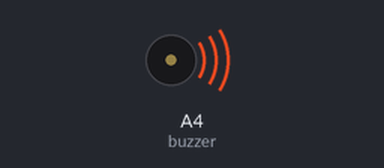
The sketch below on a simulated Arduino Uno, built with avr-gcc and run on an emulated ATmega328P. On the bench: buzzer (waves = sounding).

Above: at 0.1 s.
At 70.7 s:
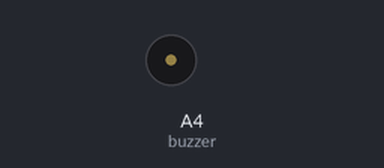
Timing chart, 0 to 72.2 s (numbered marks = the images above):
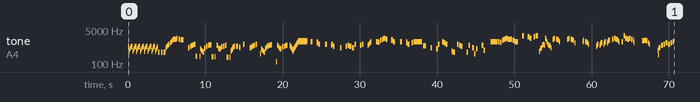

The sketch:

Chapter_of_a_New_Era.ino
```cpp
// GENSHIN IMPACT 雲堇 角色演示 OST "快意新詞" / Yun Jin's Character Demo OST "Chapter of a New Era"

#include <avr/pgmspace.h>

#define NOTE_B0  31
#define NOTE_C1  33
#define NOTE_CS1 35
#define NOTE_D1  37
#define NOTE_DS1 39
#define NOTE_E1  41
#define NOTE_F1  44
#define NOTE_FS1 46
#define NOTE_G1  49
#define NOTE_GS1 52
#define NOTE_A1  55
#define NOTE_AS1 58
#define NOTE_B1  62
#define NOTE_C2  65
#define NOTE_CS2 69
#define NOTE_D2  73
#define NOTE_DS2 78
#define NOTE_E2  82
#define NOTE_F2  87
#define NOTE_FS2 93
#define NOTE_G2  98
#define NOTE_GS2 104
#define NOTE_A2  110
#define NOTE_AS2 117
#define NOTE_B2  123
#define NOTE_C3  131
#define NOTE_CS3 139
#define NOTE_D3  147
#define NOTE_DS3 156
#define NOTE_E3  165
#define NOTE_F3  175
#define NOTE_FS3 185
#define NOTE_G3  196
#define NOTE_GS3 208
#define NOTE_A3  220
#define NOTE_AS3 233
#define NOTE_B3  247
#define NOTE_C4  262
#define NOTE_CS4 277
#define NOTE_D4  294
#define NOTE_DS4 311
#define NOTE_E4  330
#define NOTE_F4  349
#define NOTE_FS4 370
#define NOTE_G4  392
#define NOTE_GS4 415
#define NOTE_A4  440
#define NOTE_AS4 466
#define NOTE_B4  494
#define NOTE_C5  523
#define NOTE_CS5 554
#define NOTE_D5  587
#define NOTE_DS5 622
#define NOTE_E5  659
#define NOTE_F5  698
#define NOTE_FS5 740
#define NOTE_G5  784
#define NOTE_GS5 831
#define NOTE_A5  880
#define NOTE_AS5 932
#define NOTE_B5  988
#define NOTE_C6  1047
#define NOTE_CS6 1109
#define NOTE_D6  1175
#define NOTE_DS6 1245
#define NOTE_E6  1319
#define NOTE_F6  1397
#define NOTE_FS6 1480
#define NOTE_G6  1568
#define NOTE_GS6 1661
#define NOTE_A6  1760
#define NOTE_AS6 1865
#define NOTE_B6  1976
#define NOTE_C7  2093
#define NOTE_CS7 2217
#define NOTE_D7  2349
#define NOTE_DS7 2489
#define NOTE_E7  2637
#define NOTE_F7  2794
#define NOTE_FS7 2960
#define NOTE_G7  3136
#define NOTE_GS7 3322
#define NOTE_A7  3520
#define NOTE_AS7 3729
#define NOTE_B7  3951
#define NOTE_C8  4186
#define NOTE_CS8 4435
#define NOTE_D8  4699
#define NOTE_DS8 4978
#define NOTE_E8  5274
#define NOTE_F8  5588
#define NOTE_FS8 5920
#define NOTE_G8  6272
#define NOTE_GS8 6645
#define NOTE_A8  7074
#define NOTE_AS8 7459
#define NOTE_B8  7902
#define REST 0

int tempo = 61;
int buzzer = A4;

const int melody[] PROGMEM = {
 NOTE_G5,32,NOTE_A4,32,NOTE_D5,32,NOTE_FS5,32,NOTE_G5,32,NOTE_A4,32,NOTE_D5,32,NOTE_FS5,32,NOTE_G5,32,NOTE_A4,32,NOTE_D5,32,NOTE_FS5,32,NOTE_G5,32,NOTE_A4,32,NOTE_D5,32,NOTE_FS5,32,
 NOTE_G5,32,NOTE_A4,32,NOTE_D5,32,NOTE_FS5,32,NOTE_G5,32,NOTE_A4,32,NOTE_D5,32,NOTE_FS5,32,NOTE_G5,32,NOTE_A4,32,NOTE_D5,32,NOTE_FS5,32,NOTE_G5,32,NOTE_A4,32,NOTE_D5,32,NOTE_FS5,32,
 NOTE_G4,16,REST,32,NOTE_G4,16,REST,32,NOTE_G4,16,NOTE_E5,32,NOTE_G5,32,NOTE_A5,32,NOTE_B5,32,REST,32,
 NOTE_D6,32,NOTE_E6,32,NOTE_G6,32,NOTE_A6,12,NOTE_A6,32,NOTE_B6,32,REST,32,NOTE_A6,16,NOTE_GS6,8,REST,8,
 NOTE_E5,16,NOTE_G5,16,NOTE_A5,16,NOTE_B5,16,NOTE_B3,16,REST,16,NOTE_B3,32,NOTE_D5,32,NOTE_B4,32,NOTE_A4,32,NOTE_G4,32,NOTE_DS5,16,NOTE_G5,16,NOTE_A5,16,NOTE_AS5,16,
 NOTE_AS3,16,REST,32,NOTE_AS3,32,REST,32,NOTE_A5,32,NOTE_A5,32,NOTE_DS5,32,NOTE_D5,16,NOTE_FS5,16,NOTE_G5,16,NOTE_A5,16,NOTE_A3,16,REST,32,NOTE_A3,32,
 NOTE_A4,64,NOTE_B4,64,NOTE_C5,64,NOTE_D5,64,NOTE_E5,64,NOTE_FS5,64,NOTE_G5,16,REST,32,NOTE_G5,16,REST,32,
 NOTE_F5,16,REST,16,NOTE_B5,16,REST,6,NOTE_E5,16,NOTE_G5,16,NOTE_A5,16,NOTE_B5,16,REST,16,REST,32,NOTE_E4,32,NOTE_D5,32,NOTE_B4,32,NOTE_A4,32,NOTE_G4,32,
 NOTE_DS5,16,NOTE_G5,16,NOTE_A5,16,NOTE_AS5,16,REST,8,NOTE_C3,32,NOTE_A5,32,NOTE_G5,32,NOTE_DS5,32,NOTE_D5,16,NOTE_FS5,16,NOTE_G5,16,NOTE_A5,16,REST,16,
 NOTE_A5,64,NOTE_G5,64,NOTE_F5,64,NOTE_E5,64,NOTE_D5,64,NOTE_C5,64,NOTE_B4,96,NOTE_A4,96,NOTE_B4,96,
 NOTE_C5,64,NOTE_D5,64,NOTE_E5,64,NOTE_F5,64,NOTE_G5,64,NOTE_A5,64,NOTE_B5,64,NOTE_C6,64,NOTE_D6,64,
 NOTE_E6,64,NOTE_FS6,64,NOTE_E6,64,NOTE_FS6,64,NOTE_E6,64,NOTE_FS6,64,NOTE_E6,64,NOTE_FS6,64,NOTE_E6,64,NOTE_FS6,64,NOTE_E6,64,NOTE_FS6,64,NOTE_E6,64,NOTE_FS6,64,
 NOTE_E6,64,NOTE_FS6,64,NOTE_E6,64,NOTE_FS6,64,NOTE_E6,64,NOTE_FS6,64,REST,8,NOTE_E6,16,REST,8,NOTE_D6,64,NOTE_E6,64,NOTE_D6,32,NOTE_B5,16,REST,6,NOTE_B5,16,REST,8,
 NOTE_A5,64,NOTE_B5,64,NOTE_B5,32,NOTE_G5,16,REST,6,NOTE_E5,16,REST,8,NOTE_G5,16,NOTE_A5,16,NOTE_G5,12,NOTE_E5,12,NOTE_B5,16,REST,8,
 NOTE_A5,16,NOTE_B5,16,REST,8,NOTE_A5,32,NOTE_B5,32,NOTE_D6,32,NOTE_E6,32,REST,32,
 REST,8,NOTE_E6,16,NOTE_DS6,16,NOTE_G6,16,NOTE_A6,16,NOTE_B6,16,NOTE_A6,16,REST,8,NOTE_G6,64,NOTE_A6,64,NOTE_G6,32,NOTE_E6,16,REST,6,
 NOTE_E6,16,REST,8,NOTE_D6,64,NOTE_E6,64,NOTE_D6,32,NOTE_B5,16,REST,16,NOTE_D6,16,NOTE_E6,16,NOTE_E6,4,NOTE_GS5,8,REST,8,
 NOTE_E5,16,REST,8,NOTE_D5,16,NOTE_B5,16,REST,16,NOTE_E6,16,NOTE_D6,16,NOTE_B5,16,REST,8,NOTE_A4,16,NOTE_G4,16,REST,16,NOTE_B5,16,NOTE_A5,16,NOTE_G5,16,REST,8,
 NOTE_G4,16,NOTE_A5,16,REST,16,NOTE_E5,16,NOTE_E4,16,NOTE_D5,16,REST,8,NOTE_A5,16,NOTE_B4,16,REST,6,NOTE_E6,4,NOTE_E6,16,
 NOTE_DS6,16,NOTE_G6,16,NOTE_A6,16,NOTE_B6,16,NOTE_A6,6,NOTE_G6,16,NOTE_E6,8,REST,8,NOTE_E7,16,REST,8,
 NOTE_D7,16,NOTE_B6,16,REST,16,NOTE_D7,16,NOTE_E7,16,NOTE_E7,32,REST,32,
 NOTE_A4,32,NOTE_D5,32,NOTE_E5,32,NOTE_A5,32,NOTE_B5,32,NOTE_A5,32,NOTE_B6,32,NOTE_A6,32,NOTE_E6,32,NOTE_B5,32,NOTE_A5,32,NOTE_GS5,32,NOTE_E5,32,REST,32,
 NOTE_A6,16,NOTE_B6,32,REST,32,NOTE_A6,16,NOTE_G6,32,NOTE_E6,32,REST,6,REST,16,NOTE_A6,16,NOTE_B6,32,REST,32,NOTE_A6,16,NOTE_G6,16,NOTE_D6,32,REST,6,REST,16,
 NOTE_E6,32,NOTE_G6,32,REST,32,NOTE_E6,16,NOTE_D6,32,NOTE_B5,32,REST,6,REST,16,NOTE_G5,64,NOTE_A5,64,NOTE_B5,16,REST,32,NOTE_A5,64,NOTE_B5,64,NOTE_D6,16,REST,32,
 NOTE_B5,64,NOTE_D6,64,NOTE_E6,16,REST,32,NOTE_D6,64,NOTE_E6,64,NOTE_G6,16,REST,16,NOTE_A6,16,NOTE_B6,16,NOTE_A6,16,NOTE_G6,32,NOTE_E6,32,REST,16,
 NOTE_E6,16,NOTE_E7,16,NOTE_B6,16,NOTE_A6,16,NOTE_B6,16,NOTE_A6,16,NOTE_G6,32,NOTE_DS6,32,REST,4,NOTE_FS6,16,NOTE_G6,16,NOTE_FS6,16,NOTE_D6,32,NOTE_B5,32,REST,4,
 NOTE_B4,64,NOTE_D4,64,NOTE_E5,12,NOTE_A5,12,NOTE_B5,16,NOTE_D6,12,NOTE_B5,12,NOTE_D6,16,NOTE_E6,16,

};

int notes = sizeof(melody) / sizeof(melody[0]) / 2;
int wholenote = (60000 * 4) / tempo;

void playMelody(const int melody[], int notes, int wholenote) {
  for (int thisNote = 0; thisNote < notes * 2; thisNote += 2) {

    int pitch = pgm_read_word(&melody[thisNote]);
    int divider = pgm_read_word(&melody[thisNote + 1]);

    int noteDuration;

    if (divider > 0) {
      // 正常音符
      noteDuration = wholenote / divider;
    } else {
      // 負音符（1.5倍）
      noteDuration = wholenote / abs(divider);
      noteDuration = noteDuration * 1.5;
    }

    tone(buzzer, pitch, noteDuration * 0.9);
    delay(noteDuration);
    noTone(buzzer);
  }
}

void setup() {
  playMelody(melody, notes, wholenote);
}

void loop() {
}
```
